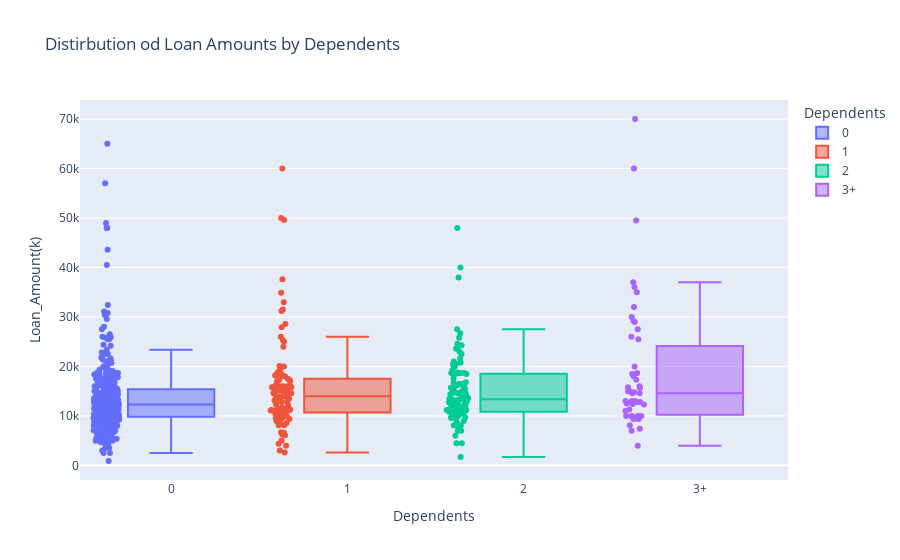

Write notebook code for a chart like this one.
### Markdown cell above
- Research done using data from Experian, a major credit reporting agency, has shown that in 2020 "men hold about 10% more mortgage and home equity line of credit (HELOC) debt" (S. Karl 2022). This could explain why in our dataset there is a large number of men applying for mortgage loans with Mortgage Solutions

### Code cell
px.box(df,y="Loan_Amount(k)",x='Dependents',color='Dependents',points='all',
      title='Distirbution od Loan Amounts by Dependents')

### Figure 1 — Plotly figure (JSON) as saved in the notebook; plotly's stock layout.template omitted (floating-point values rounded to 4 significant figures; data arrays with more than 128 entries replaced by an {"elided": "..."} marker saying what was removed)
{"data": [{"alignmentgroup": "True", "boxpoints": "all", "hovertemplate": "Dependents=%{x}<br>Loan_Amount(k)=%{y}<extra></extra>", "legendgroup": "0", "marker": {"color": "#636efa"}, "name": "0", "notched": false, "offsetgroup": "0", "orientation": "v", "showlegend": true, "type": "box", "x": {"elided": "360 str values"}, "x0": " ", "xaxis": "x", "y": {"elided": "360 int values"}, "y0": " ", "yaxis": "y"}, {"alignmentgroup": "True", "boxpoints": "all", "hovertemplate": "Dependents=%{x}<br>Loan_Amount(k)=%{y}<extra></extra>", "legendgroup": "1", "marker": {"color": "#EF553B"}, "name": "1", "notched": false, "offsetgroup": "1", "orientation": "v", "showlegend": true, "type": "box", "x": ["1", "1", "1", "1", "1", "1", "1", "1", "1", "1", "1", "1", "1", "1", "1", "1", "1", "1", "1", "1", "1", "1", "1", "1", "1", "1", "1", "1", "1", "1", "1", "1", "1", "1", "1", "1", "1", "1", "1", "1", "1", "1", "1", "1", "1", "1", "1", "1", "1", "1", "1", "1", "1", "1", "1", "1", "1", "1", "1", "1", "1", "1", "1", "1", "1", "1", "1", "1", "1", "1", "1", "1", "1", "1", "1", "1", "1", "1", "1", "1", "1", "1", "1", "1", "1", "1", "1", "1", "1", "1", "1", "1", "1", "1", "1", "1", "1", "1", "1", "1", "1", "1"], "x0": " ", "xaxis": "x", "y": [12800, 34900, 10000, 31500, 15100, 20100, 10600, 4400, 28600, 18000, 14600, 31200, 11000, 14600, 5000, 10000, 14600, 18500, 8500, 16000, 3000, 16000, 18700, 12100, 11600, 18000, 26000, 6600, 17000, 9000, 13500, 24000, 10400, 14000, 17000, 11200, 9600, 14000, 13700, 12300, 27900, 33000, 15500, 9000, 11500, 15800, 20000, 13500, 11300, 9600, 11100, 11200, 15500, 37600, 11700, 18200, 16000, 15800, 6700, 8100, 17500, 11100, 11300, 15200, 6200, 16000, 11000, 8100, 15000, 15200, 13000, 19000, 13200, 16200, 11300, 8600, 13100, 50000, 18600, 10500, 9500, 13800, 4000, 25000, 16100, 9400, 19600, 14000, 9500, 12800, 14600, 15800, 2600, 60000, 18600, 10700, 6100, 14600, 17200, 49600, 17300, 25300], "y0": " ", "yaxis": "y"}, {"alignmentgroup": "True", "boxpoints": "all", "hovertemplate": "Dependents=%{x}<br>Loan_Amount(k)=%{y}<extra></extra>", "legendgroup": "2", "marker": {"color": "#00cc96"}, "name": "2", "notched": false, "offsetgroup": "2", "orientation": "v", "showlegend": true, "type": "box", "x": ["2", "2", "2", "2", "2", "2", "2", "2", "2", "2", "2", "2", "2", "2", "2", "2", "2", "2", "2", "2", "2", "2", "2", "2", "2", "2", "2", "2", "2", "2", "2", "2", "2", "2", "2", "2", "2", "2", "2", "2", "2", "2", "2", "2", "2", "2", "2", "2", "2", "2", "2", "2", "2", "2", "2", "2", "2", "2", "2", "2", "2", "2", "2", "2", "2", "2", "2", "2", "2", "2", "2", "2", "2", "2", "2", "2", "2", "2", "2", "2", "2", "2", "2", "2", "2", "2", "2", "2", "2", "2", "2", "2", "2", "2", "2", "2", "2", "2", "2", "2", "2"], "x0": " ", "xaxis": "x", "y": [26700, 16800, 7000, 10900, 20000, 1700, 11200, 11000, 12000, 13400, 9700, 14400, 9700, 16700, 9900, 18800, 8100, 13300, 22500, 21600, 8100, 8800, 12900, 18500, 18700, 7000, 11300, 15800, 20000, 10100, 16600, 12400, 7200, 12700, 11600, 21000, 12000, 10800, 11200, 13800, 15000, 9000, 7800, 12700, 13400, 18500, 14400, 12000, 14600, 17600, 12500, 12600, 16500, 23600, 15500, 38000, 13000, 10000, 11300, 11300, 13500, 4500, 23900, 13300, 11000, 15000, 12500, 6000, 9600, 13600, 9800, 16200, 15000, 23000, 13200, 14600, 24600, 8000, 16000, 20800, 24300, 14800, 11300, 4500, 48000, 40000, 11000, 10700, 14600, 10800, 25800, 27500, 18700, 10800, 20500, 10600, 20500, 18700, 19200, 15700, 18700], "y0": " ", "yaxis": "y"}, {"alignmentgroup": "True", "boxpoints": "all", "hovertemplate": "Dependents=%{x}<br>Loan_Amount(k)=%{y}<extra></extra>", "legendgroup": "3+", "marker": {"color": "#ab63fa"}, "name": "3+", "notched": false, "offsetgroup": "3+", "orientation": "v", "showlegend": true, "type": "box", "x": ["3+", "3+", "3+", "3+", "3+", "3+", "3+", "3+", "3+", "3+", "3+", "3+", "3+", "3+", "3+", "3+", "3+", "3+", "3+", "3+", "3+", "3+", "3+", "3+", "3+", "3+", "3+", "3+", "3+", "3+", "3+", "3+", "3+", "3+", "3+", "3+", "3+", "3+", "3+", "3+", "3+", "3+", "3+", "3+", "3+", "3+", "3+", "3+", "3+", "3+", "3+"], "x0": " ", "xaxis": "x", "y": [15800, 32000, 9900, 12500, 9500, 18700, 18000, 13000, 9400, 37000, 29000, 60000, 70000, 8100, 49500, 14600, 12800, 13000, 10000, 25500, 9400, 12800, 16000, 11000, 12400, 30000, 14600, 17300, 7400, 9500, 20000, 13000, 18500, 27500, 36000, 14800, 12800, 7000, 10000, 11300, 15000, 10000, 10000, 15700, 26000, 12300, 15000, 29200, 35000, 12800, 4000], "y0": " ", "yaxis": "y"}], "layout": {"boxmode": "overlay", "legend": {"title": {"text": "Dependents"}, "tracegroupgap": 0}, "title": {"text": "Distirbution od Loan Amounts by Dependents"}, "xaxis": {"anchor": "y", "categoryarray": ["0", "1", "2", "3+"], "categoryorder": "array", "domain": [0, 1], "title": {"text": "Dependents"}}, "yaxis": {"anchor": "x", "domain": [0, 1], "title": {"text": "Loan_Amount(k)"}}}}
